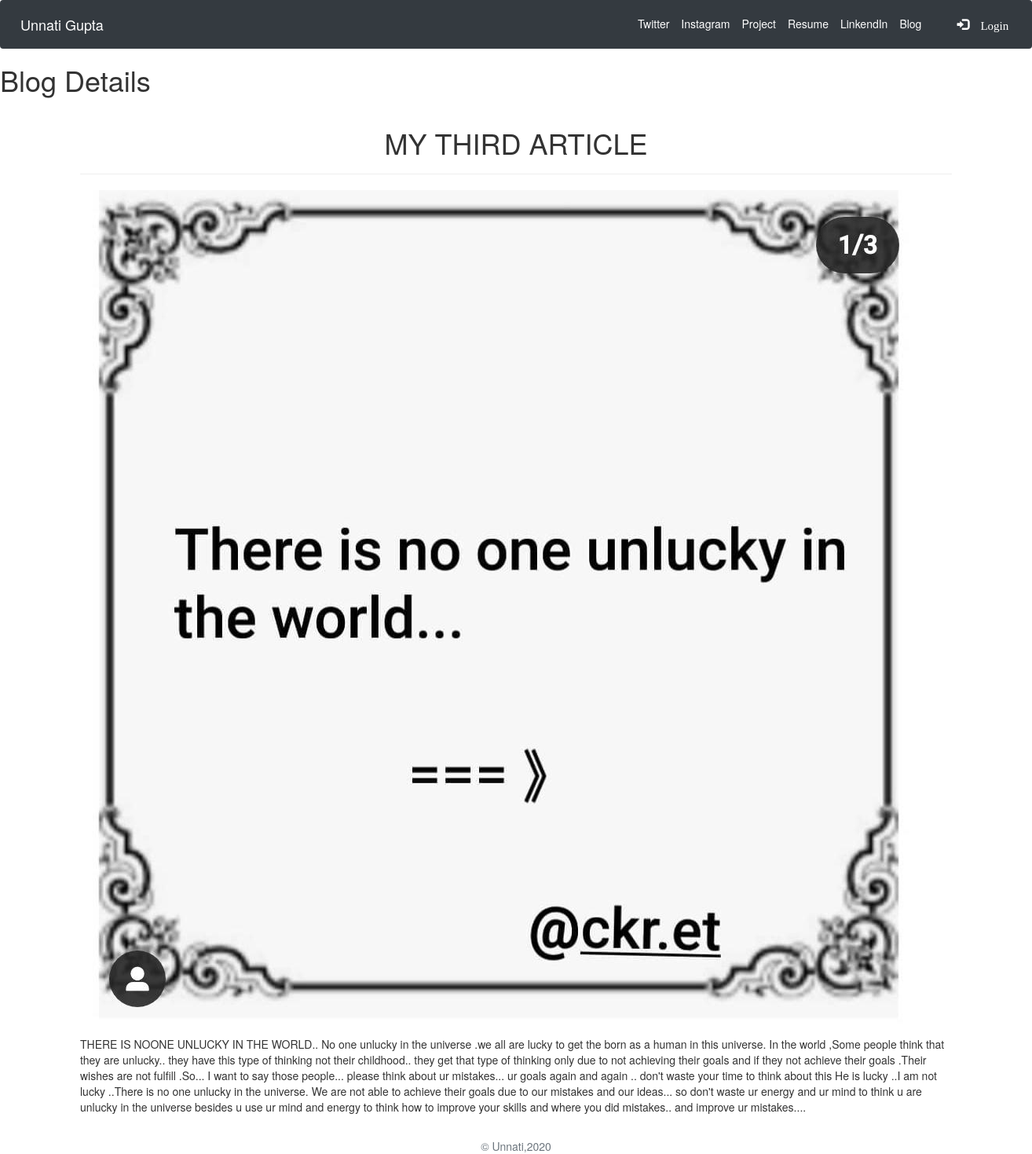
/blogdetail/34, run on the app's committed database.
### blog/models.py (models this page shows, shortened)
class Blog(models.Model):
    title = models.CharField(max_length=255)
    post_time = models.DateTimeField(auto_now_add=True)
    image = models.ImageField(upload_to='images/')
    body = models.TextField()

### blog/views.py (the view)
# urls.py: path('blogdetail/<int:pk>', views.BlogDetailView.as_view(), name='blog_detail_view'),
class BlogDetailView(DetailView):
    model = Blog
    context_object_name = 'blog_details' # context_object_name = 'objects_list':
    template_name = 'blog/detail.html'

### templates/blog/detail.html (shortened to what this page needs)
{% extends 'jobs/home.html' %}
{% load static %}
{% block body_block %}
<main role="main">
  <h1>Blog Details</h1>
{% if blog_details %}
  <div class="container">
      <h1 class="text-center pt-3" >
          {{blog_details.title|upper}}
      </h1>
      <hr>
      <img class="img-fluid" src="{{blog_details.image.url}}">
      <br>
      <p>{{blog_details.body}}</p>
      <br>
  {% else %}
  No blogdetail Found
  {% endif %}
  </div>
</main>
{% endblock %}

### data on the page
Blog: title "MY THIRD ARTICLE", image (picture), body "THERE IS NOONE UNLUCKY IN THE WORLD.. No one unlucky in the universe .we all are lucky to get the born as a human in this universe. In the world ,Some people think that they are unlucky.. they have this type of thinking not their childhood.. they get that type of thinking only due to not achieving their goals and if they not achieve their goals .Their wishes are not fulfill .So... I want to say those people... please think about ur mistakes... ur goals again and again .. don't waste your time to think about this He is lucky ..I am not lucky ..There is no one unlucky in the universe. We are not able to achieve their goals due to our mistakes and our ideas... so don't waste ur energy and ur…"
